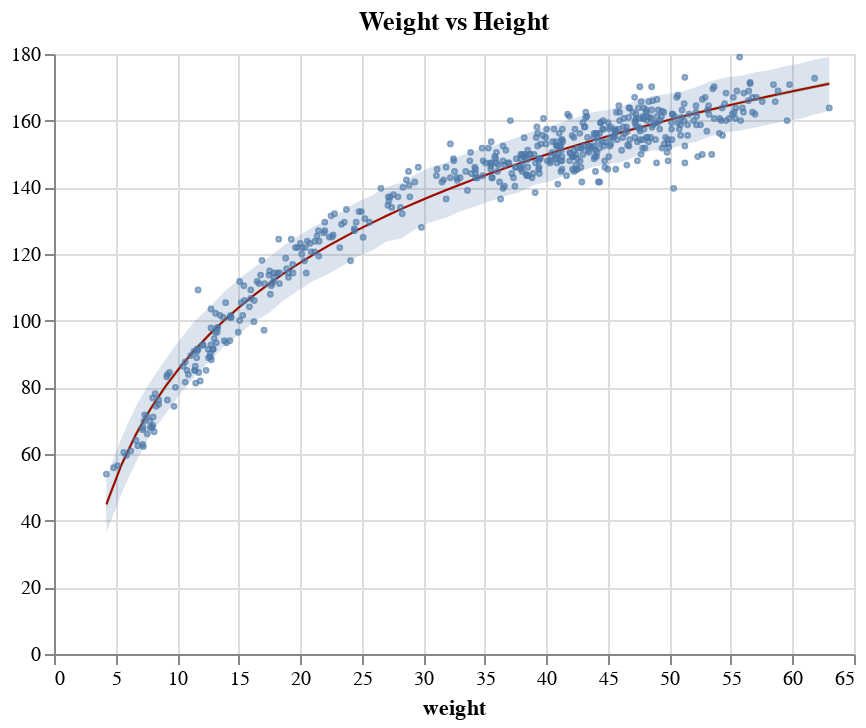

The notebook cell saved with this chart:
### Code cell
compatibility_band = (
    alt.Chart(df)
    .encode(alt.X("weight"))
    .mark_area(opacity=0.3, color="#00AA00")
    .encode(alt.Y("mu_high", axis=alt.Axis(title=None)), alt.Y2("mu_low"))
)

prediction_band = (
    alt.Chart(df)
    .encode(alt.X("weight"))
    .mark_area(opacity=0.2)
    .encode(alt.Y("h_high"), alt.Y2("h_low"))
)

map_line = (
    alt.Chart(df)
    .mark_line(color="#AA0000", strokeWidth=1)
    .encode(x="weight", y="h_map")
)

# alt.layer(compatibility_band, prediction_band, data_chart)
compatibility_band + prediction_band + map_line + data_chart

### Figure 1 — Vega-Lite specification as saved in the notebook (floating-point values rounded to 4 significant figures; data arrays with more than 128 entries replaced by an {"elided": "..."} marker saying what was removed)
{"$schema": "https://vega.github.io/schema/vega-lite/v4.17.0.json", "config": {"view": {"continuousHeight": 300, "continuousWidth": 400}}, "data": {"name": "data-321cd7f04b2c534cbf239f2e1d6850b1"}, "datasets": {"data-0f9d361e0cd69fc2cdd54452adb888eb": {"elided": "544 records"}, "data-321cd7f04b2c534cbf239f2e1d6850b1": [{"h_high": 52.72, "h_low": 36.42, "h_map": 44.91, "mu_high": 46.13, "mu_low": 43.6, "weight": 4.252}, {"h_high": 64.55, "h_low": 47.87, "h_map": 56.53, "mu_high": 57.63, "mu_low": 55.38, "weight": 5.451}, {"h_high": 74.31, "h_low": 57.56, "h_map": 65.84, "mu_high": 66.83, "mu_low": 64.81, "weight": 6.65}, {"h_high": 81.91, "h_low": 65.69, "h_map": 73.6, "mu_high": 74.45, "mu_low": 72.63, "weight": 7.849}, {"h_high": 88.27, "h_low": 71.94, "h_map": 80.25, "mu_high": 81.04, "mu_low": 79.38, "weight": 9.048}, {"h_high": 94.45, "h_low": 77.93, "h_map": 86.07, "mu_high": 86.82, "mu_low": 85.29, "weight": 10.25}, {"h_high": 99.92, "h_low": 83.36, "h_map": 91.25, "mu_high": 91.96, "mu_low": 90.55, "weight": 11.45}, {"h_high": 104.0, "h_low": 87.8, "h_map": 95.92, "mu_high": 96.58, "mu_low": 95.27, "weight": 12.64}, {"h_high": 108.6, "h_low": 92.38, "h_map": 100.2, "mu_high": 100.8, "mu_low": 99.56, "weight": 13.84}, {"h_high": 112.5, "h_low": 96.01, "h_map": 104.0, "mu_high": 104.6, "mu_low": 103.5, "weight": 15.04}, {"h_high": 116.0, "h_low": 99.58, "h_map": 107.6, "mu_high": 108.2, "mu_low": 107.1, "weight": 16.24}, {"h_high": 118.9, "h_low": 102.3, "h_map": 111.0, "mu_high": 111.5, "mu_low": 110.5, "weight": 17.44}, {"h_high": 122.5, "h_low": 106.1, "h_map": 114.1, "mu_high": 114.6, "mu_low": 113.6, "weight": 18.64}, {"h_high": 125.3, "h_low": 109.1, "h_map": 117.0, "mu_high": 117.4, "mu_low": 116.5, "weight": 19.84}, {"h_high": 128.1, "h_low": 111.8, "h_map": 119.7, "mu_high": 120.2, "mu_low": 119.3, "weight": 21.04}, {"h_high": 130.3, "h_low": 113.9, "h_map": 122.3, "mu_high": 122.7, "mu_low": 121.9, "weight": 22.23}, {"h_high": 132.8, "h_low": 116.4, "h_map": 124.8, "mu_high": 125.2, "mu_low": 124.4, "weight": 23.43}, {"h_high": 135.6, "h_low": 119.3, "h_map": 127.1, "mu_high": 127.5, "mu_low": 126.7, "weight": 24.63}, {"h_high": 137.5, "h_low": 121.0, "h_map": 129.4, "mu_high": 129.7, "mu_low": 129.0, "weight": 25.83}, {"h_high": 140.2, "h_low": 123.8, "h_map": 131.5, "mu_high": 131.8, "mu_low": 131.1, "weight": 27.03}, {"h_high": 141.4, "h_low": 124.6, "h_map": 133.5, "mu_high": 133.9, "mu_low": 133.1, "weight": 28.23}, {"h_high": 144.0, "h_low": 127.6, "h_map": 135.5, "mu_high": 135.8, "mu_low": 135.1, "weight": 29.43}, {"h_high": 146.0, "h_low": 129.6, "h_map": 137.3, "mu_high": 137.7, "mu_low": 137.0, "weight": 30.63}, {"h_high": 147.4, "h_low": 130.8, "h_map": 139.1, "mu_high": 139.5, "mu_low": 138.8, "weight": 31.82}, {"h_high": 149.5, "h_low": 132.8, "h_map": 140.9, "mu_high": 141.2, "mu_low": 140.5, "weight": 33.02}, {"h_high": 151.0, "h_low": 134.2, "h_map": 142.5, "mu_high": 142.9, "mu_low": 142.2, "weight": 34.22}, {"h_high": 152.2, "h_low": 135.8, "h_map": 144.1, "mu_high": 144.5, "mu_low": 143.8, "weight": 35.42}, {"h_high": 153.7, "h_low": 137.4, "h_map": 145.7, "mu_high": 146.1, "mu_low": 145.3, "weight": 36.62}, {"h_high": 155.2, "h_low": 138.6, "h_map": 147.2, "mu_high": 147.6, "mu_low": 146.8, "weight": 37.82}, {"h_high": 157.1, "h_low": 140.7, "h_map": 148.7, "mu_high": 149.0, "mu_low": 148.3, "weight": 39.02}, {"h_high": 158.3, "h_low": 141.8, "h_map": 150.1, "mu_high": 150.5, "mu_low": 149.7, "weight": 40.22}, {"h_high": 159.6, "h_low": 143.4, "h_map": 151.5, "mu_high": 151.9, "mu_low": 151.1, "weight": 41.41}, {"h_high": 161.1, "h_low": 144.4, "h_map": 152.8, "mu_high": 153.2, "mu_low": 152.4, "weight": 42.61}, {"h_high": 162.6, "h_low": 146.2, "h_map": 154.1, "mu_high": 154.5, "mu_low": 153.7, "weight": 43.81}, {"h_high": 163.3, "h_low": 147.1, "h_map": 155.4, "mu_high": 155.8, "mu_low": 155.0, "weight": 45.01}, {"h_high": 164.4, "h_low": 147.6, "h_map": 156.6, "mu_high": 157.0, "mu_low": 156.2, "weight": 46.21}, {"h_high": 166.3, "h_low": 149.6, "h_map": 157.8, "mu_high": 158.2, "mu_low": 157.4, "weight": 47.41}, {"h_high": 167.4, "h_low": 151.0, "h_map": 159.0, "mu_high": 159.4, "mu_low": 158.5, "weight": 48.61}, {"h_high": 168.0, "h_low": 151.3, "h_map": 160.1, "mu_high": 160.6, "mu_low": 159.6, "weight": 49.81}, {"h_high": 168.8, "h_low": 152.7, "h_map": 161.2, "mu_high": 161.7, "mu_low": 160.8, "weight": 51.0}, {"h_high": 170.1, "h_low": 153.6, "h_map": 162.3, "mu_high": 162.8, "mu_low": 161.8, "weight": 52.2}, {"h_high": 171.8, "h_low": 155.4, "h_map": 163.4, "mu_high": 163.8, "mu_low": 162.9, "weight": 53.4}, {"h_high": 173.0, "h_low": 156.5, "h_map": 164.4, "mu_high": 164.9, "mu_low": 163.9, "weight": 54.6}, {"h_high": 173.5, "h_low": 157.1, "h_map": 165.4, "mu_high": 165.9, "mu_low": 164.9, "weight": 55.8}, {"h_high": 174.5, "h_low": 158.0, "h_map": 166.4, "mu_high": 166.9, "mu_low": 165.9, "weight": 57.0}, {"h_high": 175.2, "h_low": 158.9, "h_map": 167.4, "mu_high": 167.9, "mu_low": 166.9, "weight": 58.2}, {"h_high": 176.3, "h_low": 159.9, "h_map": 168.3, "mu_high": 168.9, "mu_low": 167.8, "weight": 59.4}, {"h_high": 177.1, "h_low": 160.5, "h_map": 169.3, "mu_high": 169.8, "mu_low": 168.7, "weight": 60.6}, {"h_high": 178.3, "h_low": 161.9, "h_map": 170.2, "mu_high": 170.7, "mu_low": 169.6, "weight": 61.79}, {"h_high": 179.1, "h_low": 162.9, "h_map": 171.1, "mu_high": 171.7, "mu_low": 170.6, "weight": 62.99}]}, "layer": [{"encoding": {"x": {"field": "weight", "type": "quantitative"}, "y": {"axis": {"title": null}, "field": "mu_high", "type": "quantitative"}, "y2": {"field": "mu_low"}}, "mark": {"color": "#00AA00", "opacity": 0.3, "type": "area"}}, {"encoding": {"x": {"field": "weight", "type": "quantitative"}, "y": {"field": "h_high", "type": "quantitative"}, "y2": {"field": "h_low"}}, "mark": {"opacity": 0.2, "type": "area"}}, {"encoding": {"x": {"field": "weight", "type": "quantitative"}, "y": {"field": "h_map", "type": "quantitative"}}, "mark": {"color": "#AA0000", "strokeWidth": 1, "type": "line"}}, {"data": {"name": "data-0f9d361e0cd69fc2cdd54452adb888eb"}, "encoding": {"x": {"field": "weight", "scale": {"domain": [4.252, 62.99]}, "type": "quantitative"}, "y": {"field": "height", "scale": {"domain": [53.98, 179.1]}, "type": "quantitative"}}, "mark": {"size": 2, "type": "point"}, "title": "Weight vs Height"}]}
